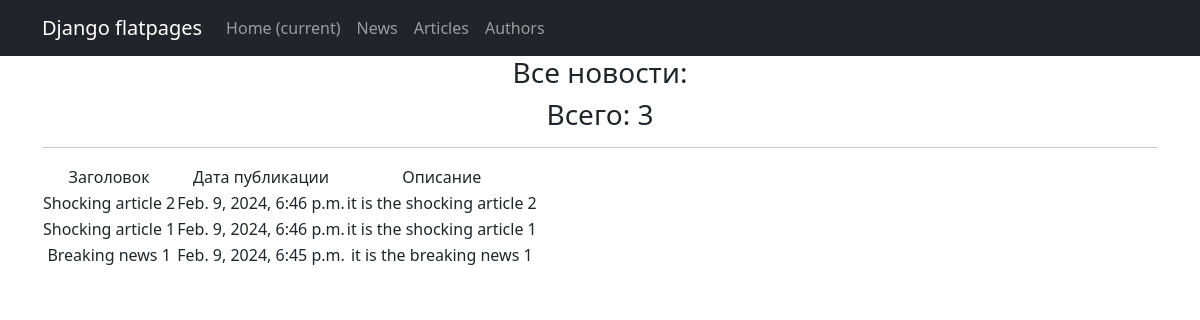
Before: /news/ with the older database file.
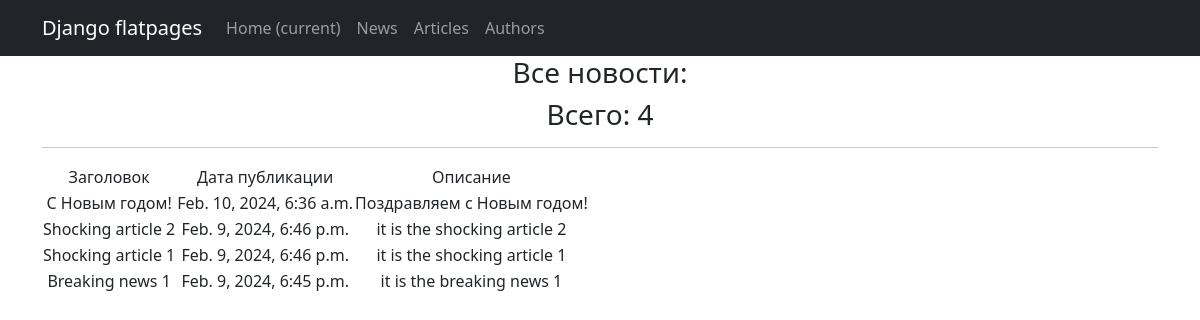
After: the same page with the newer database file.
### newapp/models.py (models this page shows, shortened)
class Post(models.Model):
    author = models.ForeignKey(Author, on_delete=models.CASCADE)
    NEWS = 'NW'
    ARTICLE = 'AR'
    CATEGORY_CHOICES = (
        (NEWS, 'Новость'),
        (ARTICLE, 'Статья'),
    )
    categoryType = models.CharField(max_length=2, choices=CATEGORY_CHOICES, default=ARTICLE)
    dateCreation = models.DateTimeField(auto_now_add=True)
    postCategory = models.ManyToManyField(Category, through='PostCategory')
    title = models.CharField(max_length=128)
    text = models.TextField()
    rating = models.SmallIntegerField(default=0)

### newapp/views.py (the view)
# urls.py: path('', PostsList.as_view()),
class PostsList(ListView):
    model = Post
    ordering = '-dateCreation'
    template_name = 'news.html'
    context_object_name = 'news'

### templates/news.html (shortened to what this page needs)
{% extends 'flatpages/default.html' %}
{% block content %}
<h3>Все новости:</h3>
<h3>Всего: {{ news|length }}</h3>
<hr>
{% if news %}
<table>
    <tr>
    <td>Заголовок</td>
    <td>Дата публикации</td>
    <td>Описание</td>
    </tr>
    {% for i in news %}
    <tr>
        <td>{{ i.title }} </td>
        <td>{{ i.dateCreation }}</td>
        <td>{{ i.text|truncatewords:20 }}</td>
    </tr>
    {% endfor %}
</table>
{% else %}
<h2>Новостей нет!</h2>
{% endif %}
{% endblock content %}

Changed rows visible on the page:
added Post: title "С Новым годом!", dateCreation "Feb. 10, 2024, 6:36 a.m.", text "Поздравляем с Новым годом!"
Other visible differences:
{{ news|length }}: "3" → "4"
